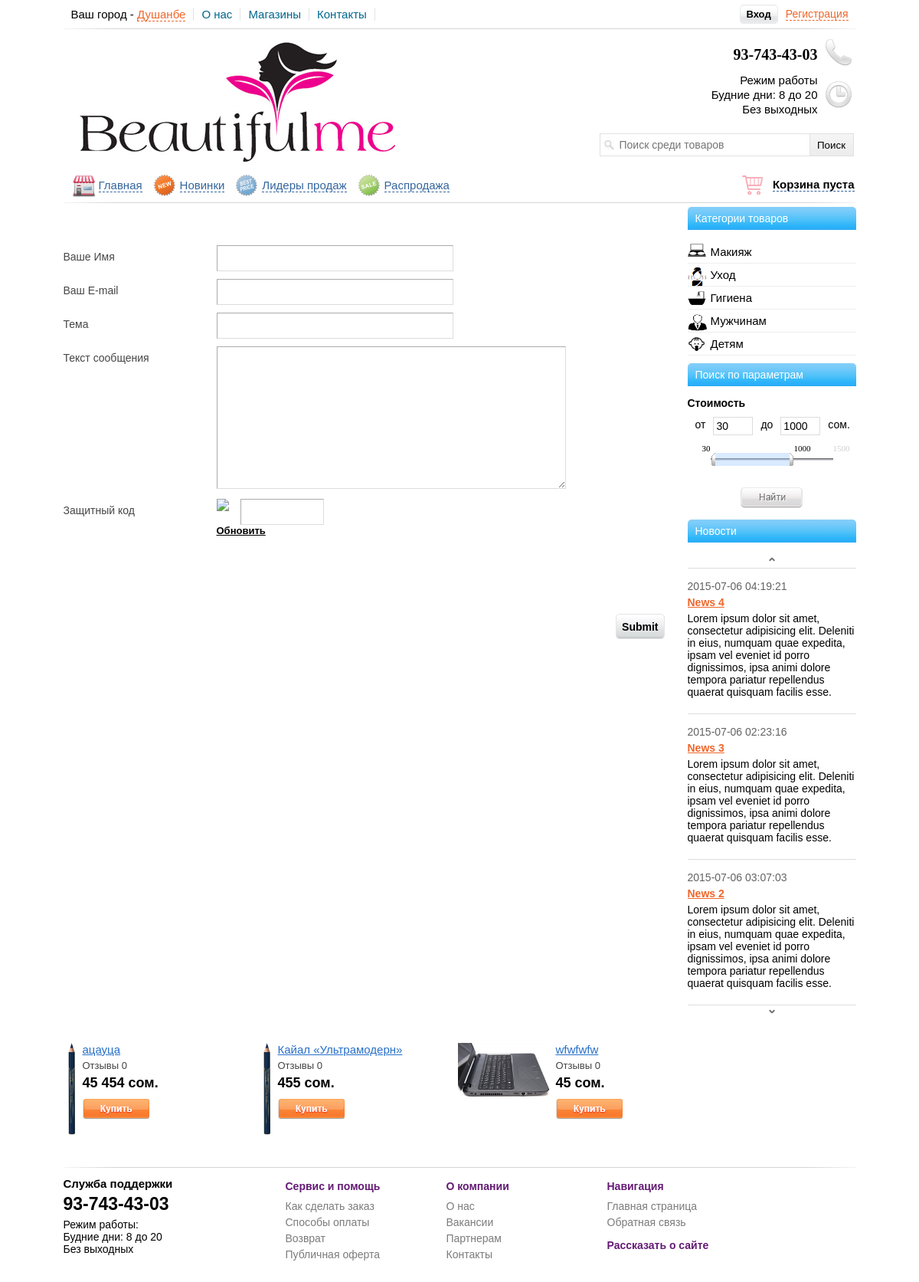
The app's page /feedback.php, older data.
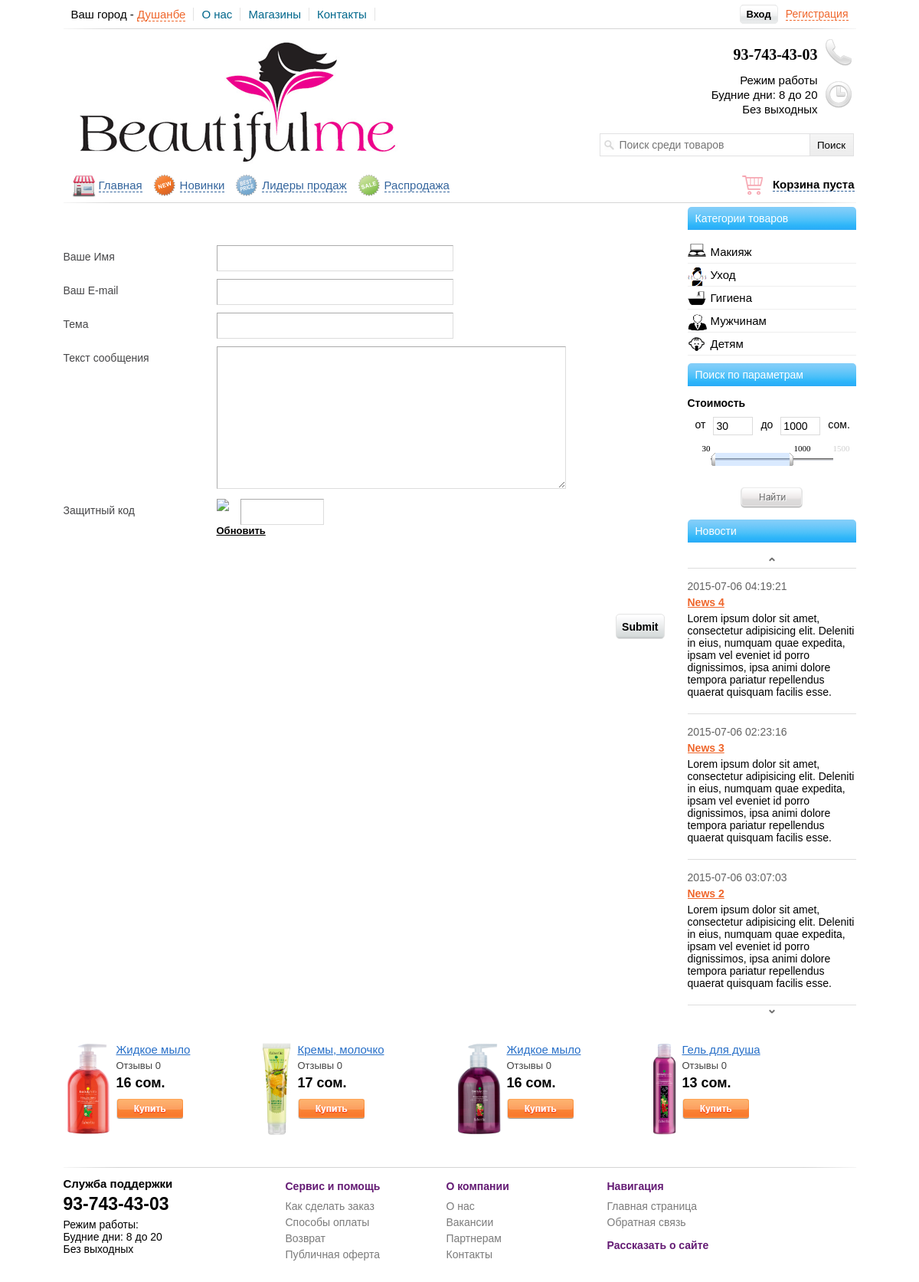
The same page, newer data.
### tables this page shows
CREATE TABLE IF NOT EXISTS `news` (
  `id` int(11) NOT NULL,
  `title` varchar(255) NOT NULL,
  `text` text NOT NULL,
  `date` datetime NOT NULL
);

CREATE TABLE IF NOT EXISTS `table_products` (
  `products_id` int(11) NOT NULL,
  `title` varchar(255) NOT NULL,
  `price` int(11) NOT NULL,
  `brand` varchar(255) NOT NULL,
  `seo_words` text NOT NULL,
  `seo_description` text NOT NULL,
  `mini_description` text NOT NULL,
  `mini_features` text NOT NULL,
  `image` varchar(255) NOT NULL,
  `description` text NOT NULL,
  `features` text NOT NULL,
  `how_to_use` text NOT NULL,
  `datetime` datetime NOT NULL,
  `new` int(11) NOT NULL DEFAULT '0',
  `leader` int(11) NOT NULL DEFAULT '0',
  `sale` int(11) NOT NULL DEFAULT '0',
  `visible` int(11) NOT NULL DEFAULT '0',
  `count` int(11) NOT NULL DEFAULT '0',
  `type_tovara` varchar(255) NOT NULL,
  `brand_id` int(11) NOT NULL,
  `yes_like` int(11) NOT NULL DEFAULT '1',
  `short_title` varchar(50) NOT NULL
);

### functions/functions.php (called while the page is built, shortened)
<?php
function group_numerals($int){
		switch (strlen($int)) {
		case '5':
		$price = substr($int,0,2).' '.substr($int,2,5);
		break;
		default:
		$price = $int;
		break;
	}
	return $price;
}
 ?>

### include/block-parameter.php (the view, shortened to what this page needs)
<div id="block-parameter">
	<p class="header-title">Поиск по параметрам</p>
		<p class="title-filter">Стоимость</p>
		<form method="GET" action="search_filter.php">
		<div id="block-input-price">
			<ul>
				<li><p>от</p></li>
				<li><input type="text" id="start-price" name="start_price" value="20"></li>
				<li><p>до</p></li>
				<li><input type="text" id="end-price" name="end_price" value="3000"></li>
				<li><p>сом.</p></li>
			</ul>
		</div>
		<div id="blocktrackbar"></div>
		<center><input type="submit" name="submit" id="button-param-search" value=" "></center>
		</form>
</div>

### include/block-news.php (shortened to what this page needs)
<div id="block-news">
	<p class="header-title">Новости</p>
	<center><img src="/images/img-prev.png" id="news-prev"></center>
	<div id="newsticker">
		<ul>
<?php
	$result = mysql_query("SELECT * FROM news ORDER BY id DESC",$link);
		if (mysql_num_rows($result) > 0)
			{
				$row = mysql_fetch_array($result);
			do
			{
				echo '<li>
				<span>'.$row["date"].'</span>
				<a href="#">'.$row["title"].'</a>
				<p>'.$row["text"].'</p>
					</li>';
			}
			while ($row = mysql_fetch_array($result));
		}
?>
		</ul>
	</div>
	<center><img src="/images/img-next.png" id="news-next"></center>
</div>

### include/block-random.php (shortened to what this page needs)
<div id="block-random-tovar">
<ul>
<?php
$query_random = mysql_query("SELECT DISTINCT * FROM table_products WHERE visible='1' ORDER by RAND() LIMIT 4",$link);
If (mysql_num_rows($query_random) > 0)
{
$res_query = mysql_fetch_array($query_random);
do
{
$query_reviews = mysql_query("SELECT * FROM table_reviews WHERE products_id = {$res_query["products_id"]} AND moderate='1'",$link);
$count_reviews = mysql_num_rows($query_reviews);
if (strlen($res_query["image"]) > 0 && file_exists("./upload_images/".$res_query["image"]))
{
$img_path = './upload_images/'.$res_query["image"];
$max_width = 120;
$max_height = 120;
 list($width, $height) = getimagesize($img_path);
$ratioh = $max_height/$height;
$ratiow = $max_width/$width;
$ratio = min($ratioh, $ratiow);
$width = intval($ratio*$width);
$height = intval($ratio*$height);
}else
{
$img_path = "/images/no-image-65.png";
$width = 65;
$height = 118;
}
echo '
<li>
	<img src="'.$img_path.'" width="'.$width.'" height="'.$height.'">
	<a class="random-title" href="view_content.php?id='.$res_query["products_id"].'">'.$res_query["short_title"].'</a>
	<p class="random-reviews">Отзывы '.$count_reviews.'</p>
	<p class="random-price">'.group_numerals($res_query["price"]).' сом.</p>
	<a class="random-add-cart" tid="'.$res_query["products_id"].'"></a>
</li>
';
} while($res_query = mysql_fetch_array($query_random));
}
?>
</ul>
</div>

Row changes from the older to the newer data that the page shows:
removed table_products: image (picture), short_title "ацауца", count_reviews "0", price "45 454"
removed table_products: image (picture), short_title "Кайал «Ультрамодерн»", count_reviews "0", price "455"
removed table_products: image (picture), short_title "wfwfwfw", count_reviews "0", price "45"
added table_products: image (picture), short_title "Жидкое мыло", count_reviews "0", price "16"
added table_products: image (picture), short_title "Кремы, молочко", count_reviews "0", price "17"
added table_products: image (picture), short_title "Жидкое мыло", count_reviews "0", price "16"
added table_products: image (picture), short_title "Гель для душа", count_reviews "0", price "13"
